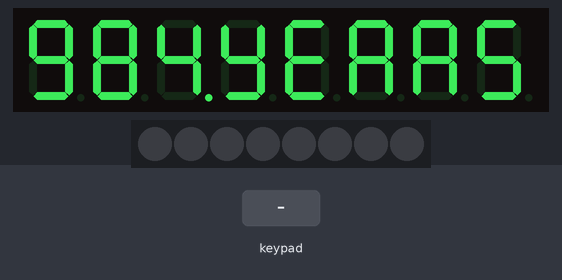
A sketch run on a simulated Arduino Uno, built with avr-gcc and run on an emulated ATmega328P. On the bench: 8-digit seven-segment display, 8 RGB LEDs in strip order, left to right. The test bench sets the inputs (shaded band).

Above: at 1.2 s.
1.3 s: keypad keys 2 5 pressed 0.4 s apart
At 1.37 s:
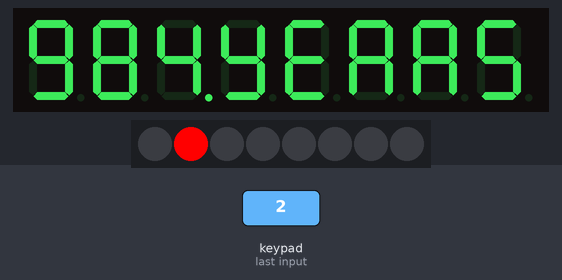
3.6 s: key '1' pressed
At 3.67 s:
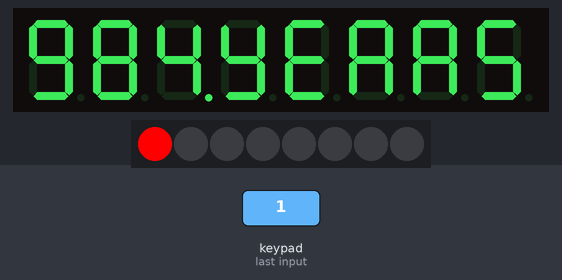
5.2 s: key '3' pressed
At 5.27 s:
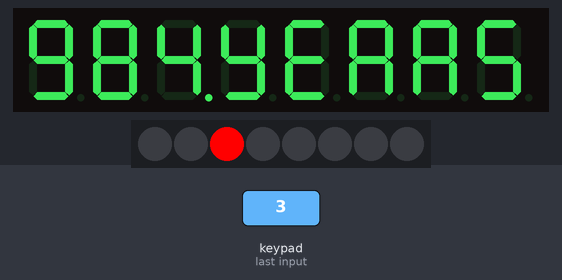
Timing chart, 0 to 8.2 s (numbered marks = the images above; inputs shaded):
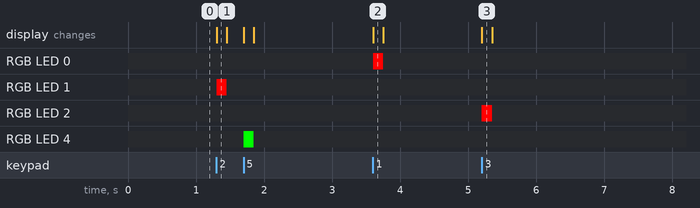

Measured:
- after the input at 1.3 s, RGB LED 1: off → RGB(255, 0, 0) at once, → off 0.15 s later; RGB LED 4: off → RGB(0, 255, 0) after 0.40 s, → off 0.15 s later
- after the input at 3.6 s, RGB LED 0: off → RGB(255, 0, 0) at once, → off 0.15 s later
- after the input at 5.2 s, RGB LED 2: off → RGB(255, 0, 0) at once, → off 0.15 s later

The sketch:

tm1638-year.ino
```cpp
#include <TM1638.h>

#define PIN_DATA 12   //D6
#define PIN_CLOCK 13  //D7
#define PIN_STROBE 14 //D5

TM1638 module(PIN_DATA, PIN_CLOCK, PIN_STROBE);

// http://www.uize.com/examples/seven-segment-display.html

const byte MESSAGE[] = {
  0b01101111, // 9
  0b01111111, // 8
  0b11100110, // 4
  0b1101110,  // Y
  0b01111001, // E
  0b01110111, // A
  0b01110111, // R
  //0b01010000,  // r
  0b01101101  // S
};

void setup() {
  module.setDisplay(MESSAGE, 8);
}

void loop() {
  byte keys = module.getButtons();
  module.setLEDs(((keys & 0xF0) << 8) | (keys & 0xF));
}
```
